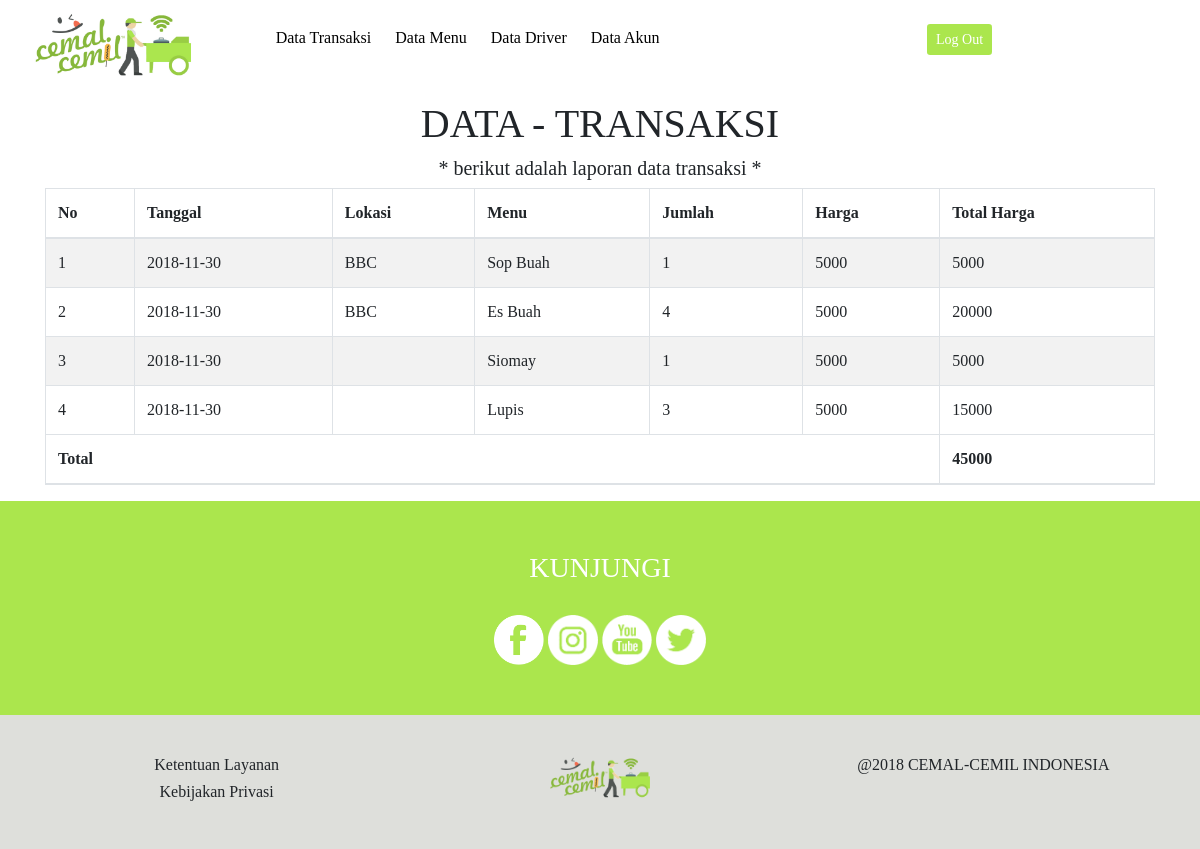
Screenshot of /index.php/datatransaksi with the database file from the repository.
### tables this page shows
CREATE TABLE `transaksii` (
  `id_detail` int(5) NOT NULL,
  `idTransaksi` int(5) NOT NULL,
  `tanggal` date NOT NULL,
  `namaFood` varchar(20) NOT NULL,
  `jumlah` int(5) NOT NULL,
  `harga` double NOT NULL,
  `lokasi` varchar(20) NOT NULL,
  `notes` varchar(50) NOT NULL,
  `namaDriver` varchar(20) NOT NULL
);

### application/controllers/Datatransaksi.php (called while the page is built, shortened)
<?php
class datatransaksi extends CI_Controller {
	function __construct(){
		$this->load->helper('url');
		$this->load->helper('form');
		$this->load->model('datatransaksi_model');
    }
	function index(){
		$data = array(
			'title' => 'Data Makanan',
			'cemalcemil' => $this->datatransaksi_model->get_data()
		);
		$this->load->view('datatransaksi',$data);
	}
}

### index.php (called while the page is built, shortened)
<?php
require_once BASEPATH.'core/CodeIgniter.php';

### application/models/Datatransaksi_model.php (called while the page is built, shortened)
<?php
class Datatransaksi_model extends CI_Model
{
    public function get_data()
	{
		$this->db->select('*');
		$this->db->from('transaksii');
		$query = $this->db->get();
		return $query->result();
	}
}
?>

### application/views/datatransaksi.php (the view, shortened to what this page needs)
<!DOCTYPE html>
<html>
<head>
	<link rel="stylesheet" href="<?php echo base_url(); ?>assets/monica/bootstrap/css/bootstrap.min.css">
</head>
<body>
	<nav class="navbar fixed-top bg-white">
		<div class="container-fluid">
			<div class="row">
				<div class="col-6 col-lg-2" id="nav_logo">
					<img src="<?php echo base_url(); ?>assets/monica/gambar/logo/logo_pth.jpg" style="width: 100%;">
				</div>
				<div class="col-6 col-lg-7" id="nav_list">
					<ul>
						<li><a href="<?php echo site_url('datatransaksi') ?>"> Data Transaksi </a></li>
						<li><a href="<?php echo site_url('inputMenuC') ?>"> Data Menu </a></li>
						<li><a href="<?php echo site_url('datadriver') ?>"> Data Driver </a></li>
						<li><a href="<?php echo site_url('dataakun') ?>"> Data Akun </a></li>
					</ul>
				</div>
				 <div class="col-6 col-lg-3" id="nav_button">
                        <button type="button" onclick="location.href='<?php echo site_url('login/logout');?>'" class="btn btn-sm" id="logout">Log Out</button>
                </div>
			</div>
		</div>
	</nav>
	<div class="container" id="menu">
		<h1 style="margin-top: 100px; text-align: center;"> DATA - TRANSAKSI </h1>
		<h5 style="text-align: center;"> * berikut adalah laporan data transaksi * </h5>
		<div class="row">
			<div class="col-md-12">
				<table id="table_id" class="table table-striped table-bordered" cellspacing="0" width="100%">
					<thead>
						<tr>
							<th> No </th>
							<th> Tanggal </th>
							<th> Lokasi </th>
							<th> Menu </th>
							<th> Jumlah </th>
							<th> Harga </th>
							<th> Total Harga </th>
						</tr>
					</thead>
					<tbody>
				        <?php $no=1; $total=0; foreach($cemalcemil as $view){
				        echo "
				        <tr>
				        <td>$no</td>
				        <td>$view->tanggal</td>
				        <td>$view->lokasi</td>
				        <td>$view->namaFood</td>
				        <td>$view->jumlah</td>
				        <td>$view->harga</td>
				        <td>".$view->jumlah*$view->harga."</td>
				        </tr>";
				        $total = $total+($view->jumlah*$view->harga);
				        $no++;
				        } ?>
				    </tbody>
				    <thead>
				    	<tr>
				            <th colspan="6"><b>Total</b></th>
				            <td><b><?php echo $total ?></b></td>
				        </tr>
				    </thead>
				</table>
			</div>
		</div>
	</div>
	<div class="container-fluid" id="kunjungi">
		<center>
		<h3 style="color: #ffffff; margin-bottom: 30px;"> KUNJUNGI </h3>
		<div class="row">
			<div class="col-lg-4">
			</div>
			<div class="col-lg-4">
				<a href="https://www.facebook.com/">
					<img src="<?php echo base_url(); ?>assets/monica/gambar/logo/p_facebook.png" id="logo_fb" style="width: 50px;">
				</a>
				<a href="https://www.instagram.com/">
					<img src="<?php echo base_url(); ?>assets/monica/gambar/logo/p_instagram.png" id="logo_ig" style="width: 50px;">
				</a>
				<a href="https://www.youtube.com/">
					<img src="<?php echo base_url(); ?>assets/monica/gambar/logo/p_youtube.png" id="logo_yt" style="width: 50px;">
				</a>
				<a href="https://www.twitter.com/">
					<img src="<?php echo base_url(); ?>assets/monica/gambar/logo/p_twitter.png" id="logo_tw" style="width: 50px;">
				</a>
			</div>
			<div class="col-lg-4">
			</div>
		</div>
	</center>
	</div>
	<div class="container-fluid" id="footer">
		<div class="row" id="footer">
			<div class="col-lg-4">
				<h6> Ketentuan Layanan </h6>
				<h6> Kebijakan Privasi</h6>
			</div>
			<div class="col-lg-4">
				<img src="<?php echo base_url(); ?>assets/monica/gambar/logo/logo.png" style="width: 30%;">
			</div>
			<div class="col-lg-4">
				<h6> @2018 CEMAL-CEMIL INDONESIA </h6>
			</div>
		</div>
	</div>
</body>
</html>

### rows the page displays
transaksii: tanggal "2018-11-30", lokasi "BBC", namaFood "Sop Buah", jumlah "1", harga "5000", $view->jumlah*$view->harga "5000"
transaksii: tanggal "2018-11-30", lokasi "BBC", namaFood "Es Buah", jumlah "4", harga "5000", $view->jumlah*$view->harga "20000"
transaksii: tanggal "2018-11-30", namaFood "Siomay", jumlah "1", harga "5000", $view->jumlah*$view->harga "5000"
transaksii: tanggal "2018-11-30", namaFood "Lupis", jumlah "3", harga "5000", $view->jumlah*$view->harga "15000"

### other values shown
$total "45000"
